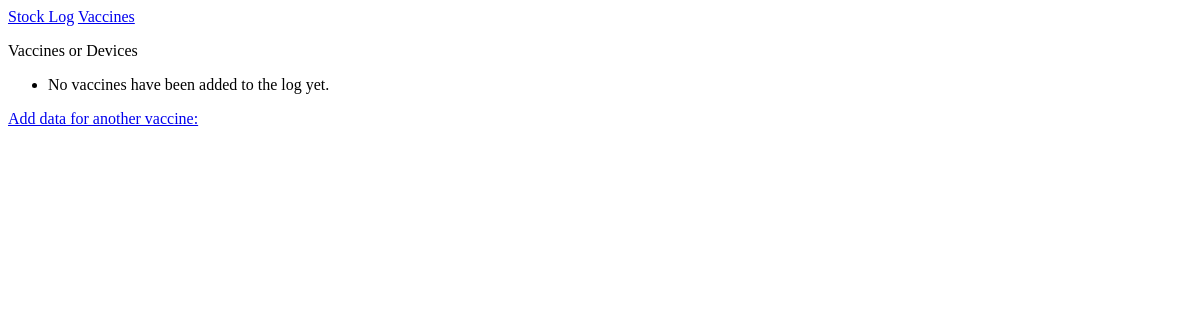
Page /vaccines/ on the earlier database version.
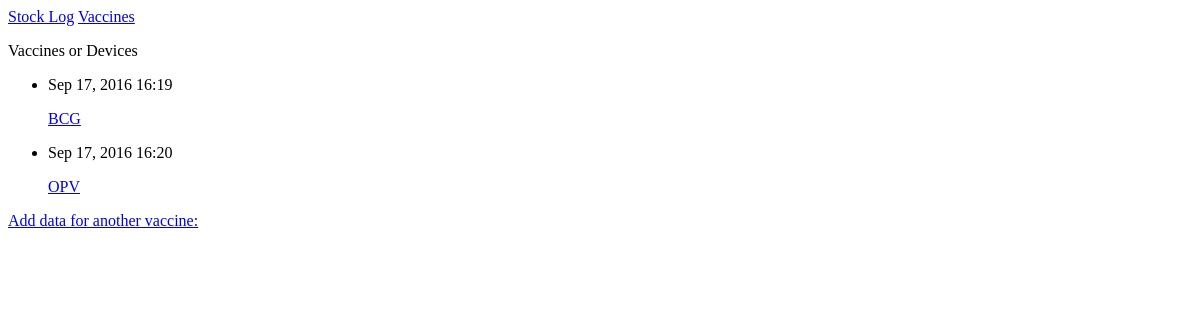
Same page on the later database version.
### sls/models.py (models this page shows)
class Vaccine(models.Model):
	MEASLES = 'MEASLES'
	BCG = 'BCG'
	HPV = 'HPV'
	HEPB = 'HEPB'
	TT = 'TT'
	OPV = 'OPV'
	YELLOWFEVER = 'YELLOWFEVER'
	PCV = 'PCV'
	PENTA = 'PENTA'
	IPV = 'IPV'
	ROTA = 'ROTA'
	SYRINGE005 = 'SYRINGE005'
	SYRINGE05 = 'SYRINGE05'
	SYRINGE5 = 'SYRINGE5'
	SYRINGE2 = 'SYRINGE2'
	SB = 'SB'
	TTCARDS = 'TTCARDS'
	CHC = 'CHC'
	VCB = 'VCB'
	VACCINE_CHOICES = (
		(MEASLES, 'Measles vaccine 10 dose Vial'),
		(BCG, 'Bacillus Calmette-Guerin 20 dose Vial'),
		(HPV, 'Human Papilloma Vaccine 1 dose Vial'),
		(HEPB, 'Hepatitis .B Vaccine 10 dose Vial'),
		(TT, 'Tetanus Toxoid Vaccine 20 dose Vial'),
		(OPV, 'Oral Polio Vaccine 20 dose Vial'),
		(YELLOWFEVER, 'Yellow Fever  10 dose Vial'),
		(PCV, 'Pneumococcal Conjugate 2 dose Vial'),
		(PENTA, 'DPT-HIP B-HEB 10 Dose Vial'),
		(IPV, 'Inactivated Polio vaccine 5 dose Vial'),
		(ROTA, 'Rotavirus vaccine 1 dose Vial'),
		(SYRINGE005, 'Syringe 0.05 ml'),
		(SYRINGE05, 'Syringe 0.5 ml'),
		(SYRINGE5, 'Syringe 5 ml'),
		(SYRINGE2, 'Syringe 2 ml'),
		(SB, 'Safety Boxes'),
		(TTCARDS, 'Tetanus Toxoid Cards'),
		(CHC, 'Child Health Cards'),
		(VCB, 'Vaccine Control Books'),
		)
	vaccine_select = models.CharField(max_length=50,
									choices =VACCINE_CHOICES,
									default =MEASLES)
	date_added = models.DateTimeField(auto_now_add=True)
	def __unicode__(self):
		return self.vaccine_select

### sls/views.py (the view)
# urls.py: url(r'^vaccines/$', views.vaccines, name='vaccines'),
def vaccines(request):
	vaccines = Vaccine.objects.order_by('date_added')
	context = {'vaccines': vaccines}
	return render(request, 'sls/vaccines.html', context)

### sls/templates/sls/vaccines.html
{% extends 'sls/base.html' %}
{% block content %}
  <p>Vaccines or Devices</p>
  <ul>
  	{% for vaccine in vaccines %}
  	  <li>
  	  	<p>{{ vaccine.date_added|date:'M d, Y H:i'}}</p>
  	  	<p><a href="{% url 'sls:vaccine' vaccine.id %}"> {{ vaccine }}</a></p>
  	  </li>
  	{% empty %}
  	  <li>No vaccines have been added to the log yet.</li>
  	{% endfor %}
  </ul>
  <a href="{% url 'sls:new_vaccine' %}"> Add data for another vaccine:</a>
{% endblock content %}

### sls/templates/sls/base.html
<p>
  <a href="{% url 'sls:index' %}"> Stock Log</a>
  <a href="{% url 'sls:vaccines' %}"> Vaccines</a>
</p>
{% block content %}{% endblock content %}

Differences in the rows shown:
added Vaccine: date_added "Sep 17, 2016 16:19", vaccine_select "BCG"
added Vaccine: date_added "Sep 17, 2016 16:20", vaccine_select "OPV"
Other differences:
text no longer shown: "No vaccines have been added to the log yet."
